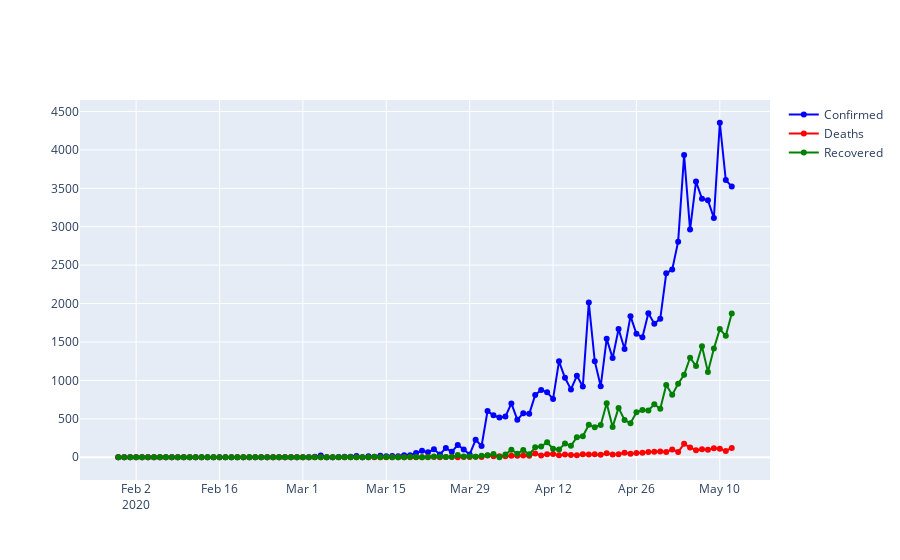

Source (notebook cell):
### Code cell
fig=go.Figure()
fig.add_trace(go.Scatter(x=Confirmed['Date'],y=Confirmed['New Cases'],mode='lines+markers',name='Confirmed',line=dict(color='blue',width=2)))

fig.add_trace(go.Scatter(x=Deaths['Date'],y=Deaths['Deaths'],mode='lines+markers',name='Deaths',line=dict(color='red',width=2)))
fig.add_trace(go.Scatter(x=Cured['Date'],y=Cured['Cured'],mode='lines+markers',name='Recovered',line=dict(color='green',width=2)))
